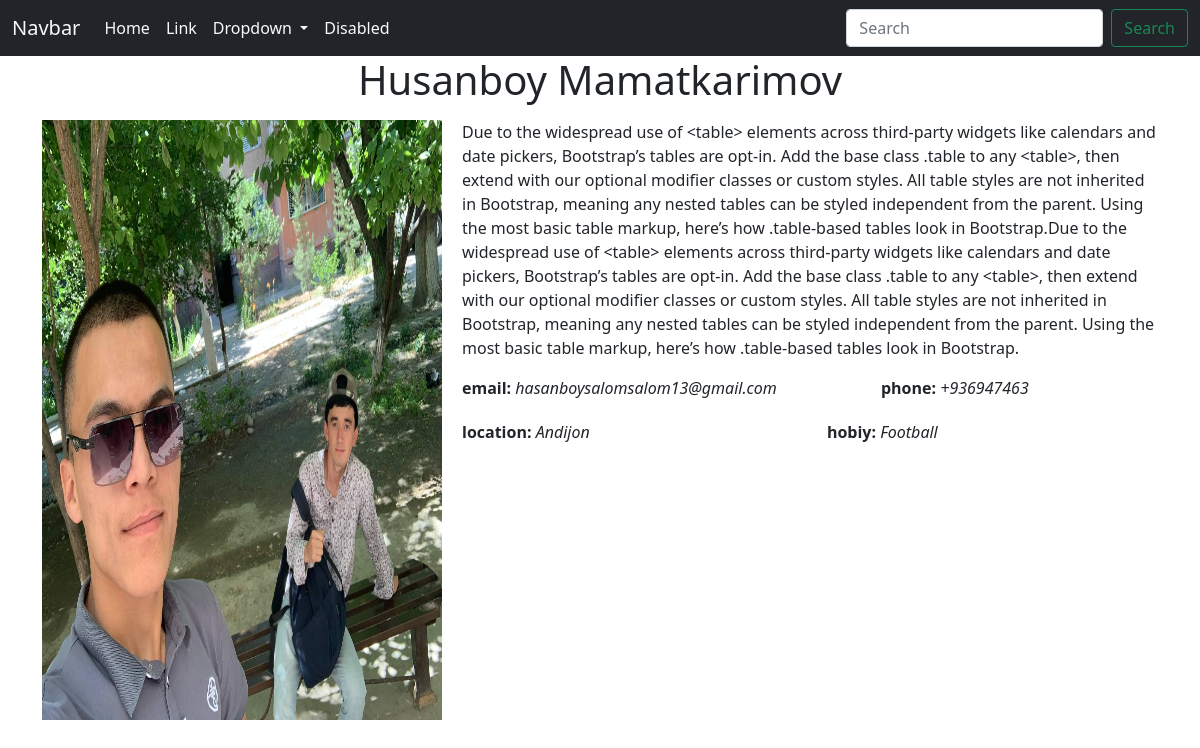
Page /detail/5/ on the committed database.
### api/models.py (models this page shows, shortened)
class CrudModel(models.Model):
    first_name=models.CharField(max_length=100)
    last_name=models.CharField(max_length=100)
    email=models.CharField(max_length=100)
    phone=models.CharField(max_length=13,null=True,blank=True)
    location=models.CharField(max_length=100,null=True,blank=True)
    hobiy=models.CharField(max_length=100,null=True,blank=True)
    body=models.TextField(null=True,blank=True)
    img=models.ImageField(upload_to='img',null=True,blank=True)

### api/views.py (the view)
# urls.py: path('detail/<int:id>/',Detail.as_view(),name='detail'),
class Detail(View):
    def get(self,request,id):
        person=CrudModel.objects.get(id=id)
        return render(request,'detail.html',context={'person':person})

### templates/detail.html
{% extends "base.html" %}
{% block content %}
    <div class="container">
        <h1 class="mb-3 text-center">{{person.first_name}} {{person.last_name}}</h1>
        <div style="display: flex; justify-content: space-between; gap: 20px;">
            <img src="{{person.img.url}}" alt="" style="width: 400px; height: 75vh;">
            <div>
                <p style="float: right;">{{person.body|slice:1000}}</p>
                 <div>
                    <span>
                        <span style="font-weight: 900;">email:</span>
                        <i>{{person.email}}</i>
                    </span>
                    <span style="margin-left: 100px;">
                        <span style="font-weight: 900;">phone:</span>
                        <i>{{person.phone}}</i>
                    </span>
                </div>
                <div style=" margin-top:20px;">
                    <span>
                        <span style="font-weight: 900;">location:</span>
                        <i>{{person.location}}</i>
                    </span>
                    <span style="margin-left: 233px;">
                        <span style="font-weight: 900;">hobiy:</span>
                        <i>{{person.hobiy}}</i>
                    </span>
                </div>
            </div>
        </div>
    </div>
{% endblock  %}

### rows in the picture
CrudModel: first_name "Husanboy", last_name "Mamatkarimov", img (picture), body "Due to the widespread use of <table> elements across third-party widgets like calendars and date pickers, Bootstrap’s tables are opt-in. Add the base class .table to any <table>, then extend with our optional modifier classes or custom styles. All table styles are not inherited in Bootstrap, meaning any nested tables can be styled independent from the parent. Using the most basic table markup, here’s how .table-based tables look in Bootstrap.Due to the widespread use of <table> elements across third-party widgets like calendars and date pickers, Bootstrap’s tables are opt-in. Add the base class .table to any <table>, then extend with our optional modifier classes or custom styles. All table…", email "hasanboysalomsalom13@gmail.com", phone "+936947463", location "Andijon", hobiy "Football"
